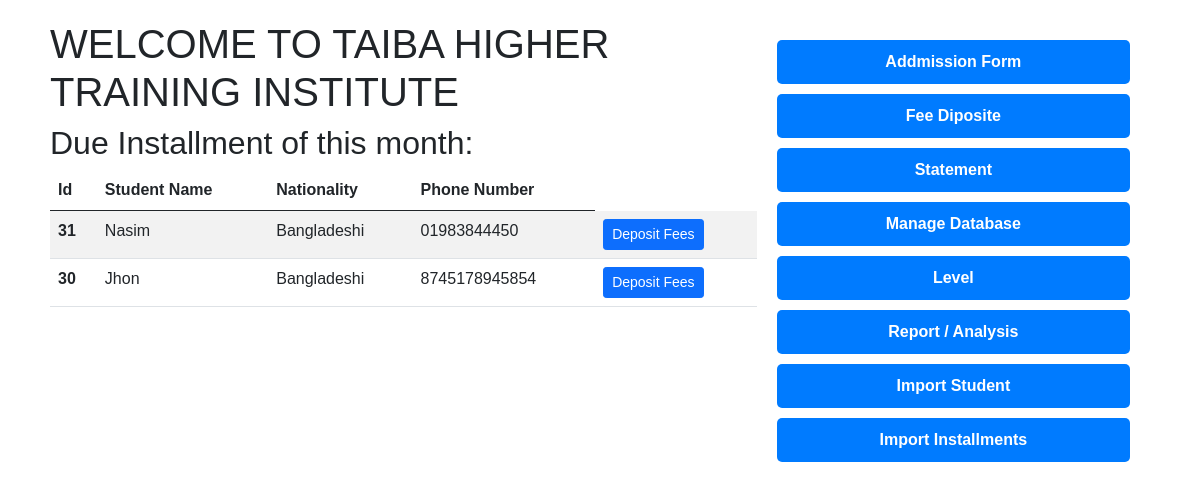
The page / on the database its author committed.
### management/models.py (models this page shows, shortened)
class AllStudent(models.Model):
    name = models.CharField(max_length=50, null=True, blank=True)
    nid_card = models.CharField(max_length=50, null=True, blank=True, unique = True)
    phone_number = models.CharField(max_length = 50, null=True, blank=True, unique = True)
    nationality = models.CharField(max_length = 50, null=True, blank=True)
    country = models.CharField(max_length = 50, null=True, blank=True)
    addmission_date = models.DateField(null=True, blank=True)
    course = models.ForeignKey(Course, on_delete=models.CASCADE, null=True, blank=True)
    tax = models.DecimalField(max_digits=10, decimal_places=2, null = True, blank = True)
    class_or_level = models.IntegerField(null = True, blank =True, default = 1)
    is_paid = models.BooleanField(default = False)
    addmision_fee = models.DecimalField(max_digits=10, decimal_places=2, null = True, blank = True)
    join_date = models.DateField(auto_now_add = True)
    due_amount = models.DecimalField(max_digits=10, decimal_places=2, null = True, blank = True, default = 0)
    per_month_installment_amount = models.DecimalField(max_digits=10, decimal_places=2, null = True, blank = True)
    total_paid_amount = models.DecimalField(max_digits=10, decimal_places=2, null = True, blank = True, default = 0)
    extra_money = models.DecimalField(max_digits=10, decimal_places=2, null = True, blank = True, default = 0)
    total_payable_amount = models.DecimalField(max_digits=10, decimal_places=2, null = True, blank = True)
    objects = AllStudentManager()
    def __str__(self):
        return self.name

### management/views.py (the view)
# urls.py: path('', views.index, name= 'index'),
def index(request):
    try:
        unpaid_students = AllStudent.objects.get_unpaid_students()
        print(unpaid_students)  # Debugging line
        return render(request, 'index.html', {'student': unpaid_students})
    except Exception as e:
        return HttpResponseServerError("An error occurred: " + str(e))

### management/models.py (called while the page is built)
    def get_unpaid_students(self):
        current_month = timezone.now().month
        current_year = timezone.now().year
        unpaid_students = self.exclude(
            installments__installment_date__month=current_month,
            installments__installment_date__year=current_year,
        ).distinct()
        return unpaid_students.order_by("-join_date")

### templates/index.html (shortened to what this page needs)
<!DOCTYPE html>
<html lang="en">
<head>
    <link href="https://cdn.jsdelivr.net/npm/bootstrap@5.0.2/dist/css/bootstrap.min.css" rel="stylesheet">
    <link rel="stylesheet" href="/static/css/index.css">
</head>
<body>
    <body>
        <div class="container">
            <div class="body-content">
                <h1 class="institution-name">Welcome to Taiba Higher Training Institute</h1>
                <h2>Due Installment of this month:</h2>
                <table class="table table-striped">
                    <thead>
                        <tr>
                            <th scope="col">Id</th>
                            <th scope="col">Student Name</th>
                            <th scope="col">Nationality</th>
                            <th scope="col">Phone Number</th>
                        </tr>
                    </thead>
                    <tbody>
                        {% for student in student|slice:":6"  %}
                            <tr class="student-row">
                                <th scope="row">{{ student.id }}</th>
                                <td>{{ student.name }}</td>
                                <td>{{ student.nationality }}</td>
                                <td>{{ student.phone_number }}</td>
                                <td>
                                    <a class="btn btn-primary btn-sm" href="{% url 'fee_deposite' pk=student.nid_card %}">Deposit Fees</a>
                                </td>
                            </tr>
                        {% endfor %}
                    </tbody>
                </table>
            </div>
            <div class="sidebar">
                <a href="addmission/" class="button-link">Addmission Form</a>
                <a href="search-student/" class=" button-link">Fee Diposite</a>
                <a href="search-statement/" class="button-link">Statement</a>
                <a href="manage-database/" class="button-link">Manage Database</a>
                <a href="{% url "search_by_admission_year" %}" class="button-link">Level</a>
                <a href="{% url "select_period" %}" class="button-link">Report / Analysis</a>
                <a href="{% url "upload_file" %}" class="button-link">Import Student</a>
                <a href="{% url "upload_installments" %}" class="button-link">Import Installments</a>
            </div>
        </div>
</body>
</html>

### static/css/index.css (style rules this page uses)
body { margin: 0; font-family: 'Arial', sans-serif; }
.container { display: flex; flex-wrap: wrap; padding: 20px; width: 100%; }
.body-content { flex: 2; box-sizing: border-box; }
.institution-name { text-transform: uppercase; }
.sidebar { flex: 1; padding: 20px; box-sizing: border-box; }
.button-link { display: block; margin-bottom: 10px; padding: 10px; text-decoration: none; color: #fff; background-color: #007BFF; border-radius: 5px; text-align: center; font-weight: bold; }

### rows shown on the page
AllStudent: id "31", name "Nasim", nationality "Bangladeshi", phone_number "01983844450"
AllStudent: id "30", name "Jhon", nationality "Bangladeshi", phone_number "8745178945854"
